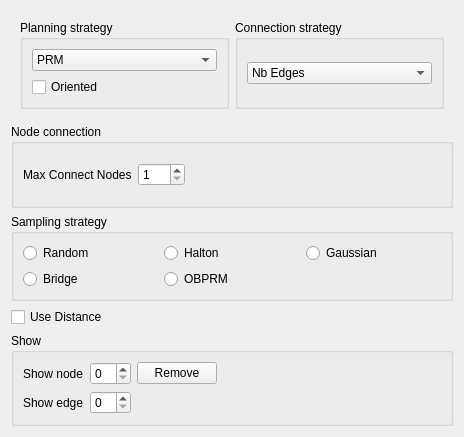
         <widget class="QWidget" name="scrollAreaWidgetContents">
          <property name="geometry">
           <rect>
            <x>0</x>
            <y>0</y>
            <width>464</width>
            <height>437</height>
           </rect>
          </property>
          <layout class="QVBoxLayout" name="verticalLayout_4">
           <item>
            <widget class="QWidget" name="widget_3" native="true">
             <layout class="QHBoxLayout" name="horizontalLayout_4">
              <item>
               <widget class="QGroupBox" name="planningStrategyGroupBox">
                <property name="title">
                 <string>Planning strategy</string>
                </property>
                <layout class="QVBoxLayout" name="verticalLayout_28">
                 <item>
                  <widget class="QComboBox" name="comboBoxPRMType">
                   <item>
                    <property name="text">
                     <string>PRM</string>
                    </property>
                   </item>
                   <item>
                    <property name="text">
                     <string>Visibility</string>
                    </property>
                   </item>
                   <item>
                    <property name="text">
                     <string>ACR</string>
                    </property>
                   </item>
                  </widget>
                 </item>
                 <item>
                  <widget class="QCheckBox" name="checkBox_9">
                   <property name="text">
                    <string>Oriented</string>
                   </property>
                  </widget>
                 </item>
                </layout>
               </widget>
              </item>
              <item>
               <widget class="QGroupBox" name="connectionGroupBox">
                <property name="title">
                 <string>Connection strategy</string>
                </property>
                <layout class="QVBoxLayout" name="verticalLayout_27">
                 <item>
                  <widget class="QComboBox" name="comboBox_3">
                   <item>
                    <property name="text">
                     <string>Nb Edges</string>
                    </property>
                   </item>
                   <item>
                    <property name="text">
                     <string>Distance</string>
                    </property>
                   </item>
                  </widget>
                 </item>
                </layout>
               </widget>
              </item>
             </layout>
            </widget>
           </item>
           <item>
            <widget class="QGroupBox" name="groupBox_2">
             <property name="title">
              <string>Node connection</string>
             </property>
             <layout class="QHBoxLayout" name="horizontalLayout">
              <item>
               <widget class="QLabel" name="label">
                <property name="text">
                 <string>Max Connect Nodes</string>
                </property>
               </widget>
              </item>
              <item>
               <widget class="QSpinBox" name="spinBoxMaxConnect">
                <property name="minimum">
                 <number>1</number>
                </property>
                <property name="maximum">
                 <number>100</number>
                </property>
               </widget>
              </item>
              <item>
               <spacer name="horizontalSpacer">
                <property name="orientation">
                 <enum>Qt::Horizontal</enum>
                </property>
                <property name="sizeHint" stdset="0">
                 <size>
                  <width>40</width>
                  <height>20</height>
                 </size>
                </property>
               </spacer>
              </item>
             </layout>
            </widget>
           </item>
           <item>
            <widget class="QGroupBox" name="SamplingGroupBox">
             <property name="title">
              <string>Sampling strategy</string>
             </property>
             <layout class="QGridLayout" name="gridLayout_8">
              <item row="0" column="0">
               <widget class="QRadioButton" name="radioButton">
                <property name="text">
                 <string>Random</string>
                </property>
               </widget>
              </item>
              <item row="0" column="1">
               <widget class="QRadioButton" name="radioButton_3">
                <property name="text">
                 <string>Halton</string>
                </property>
               </widget>
              </item>
              <item row="0" column="2">
               <widget class="QRadioButton" name="radioButton_2">
                <property name="text">
                 <string>Gaussian</string>
                </property>
               </widget>
              </item>
              <item row="1" column="0">
               <widget class="QRadioButton" name="radioButton_4">
                <property name="text">
                 <string>Bridge</string>
                </property>
               </widget>
              </item>
              <item row="1" column="1">
               <widget class="QRadioButton" name="radioButton_5">
                <property name="text">
                 <string>OBPRM</string>
                </property>
               </widget>
              </item>
             </layout>
            </widget>
           </item>
           <item>
            <widget class="QCheckBox" name="checkBoxUseDistance">
             <property name="text">
              <string>Use Distance</string>
             </property>
            </widget>
           </item>
           <item>
            <widget class="QGroupBox" name="groupBox_4">
             <property name="title">
              <string>Show</string>
             </property>
             <layout class="QGridLayout" name="gridLayout_2">
              <item row="0" column="1">
               <widget class="QSpinBox" name="spinBoxNodeToShow"/>
              </item>
              <item row="0" column="0">
               <widget class="QLabel" name="label_4">
                <property name="text">
                 <string>Show node</string>
                </property>
               </widget>
              </item>
              <item row="0" column="3">
               <spacer name="horizontalSpacer_6">
                <property name="orientation">
                 <enum>Qt::Horizontal</enum>
                </property>
                <property name="sizeHint" stdset="0">
                 <size>
                  <width>40</width>
                  <height>20</height>
                 </size>
                </property>
               </spacer>
              </item>
              <item row="1" column="0">
               <widget class="QLabel" name="label_6">
                <property name="text">
                 <string>Show edge</string>
                </property>
               </widget>
              </item>
              <item row="1" column="1">
               <widget class="QSpinBox" name="spinBoxEdgeToShow"/>
              </item>
              <item row="0" column="2">
               <widget class="QPushButton" name="pushButtonRemoveNode">
                <property name="text">
                 <string>Remove</string>
                </property>
               </widget>
              </item>
             </layout>
            </widget>
           </item>
          </layout>
         </widget>
